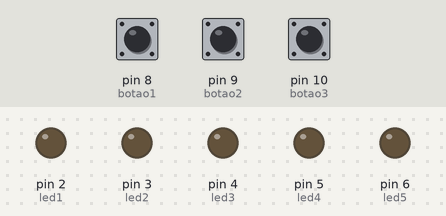
A sketch run on a simulated Arduino Uno, built with avr-gcc and run on an emulated ATmega328P. On the bench: output pins drawn as LEDs (lit = HIGH). The inputs (shaded band) are chosen by the test bench; at power-on: pin 8 (botao1) LOW, pin 9 (botao2) LOW, pin 10 (botao3) LOW.

Above: at 1.2 s.
1.3 s: pin 8 (botao1) pulled HIGH for 0.15 s
At 1.8 s:
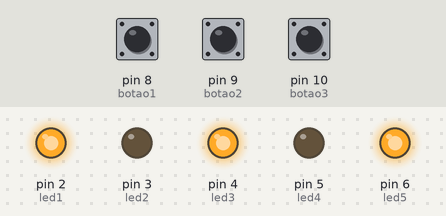
2.9 s: pin 9 (botao2) pulled HIGH for 0.15 s
At 4.1 s:
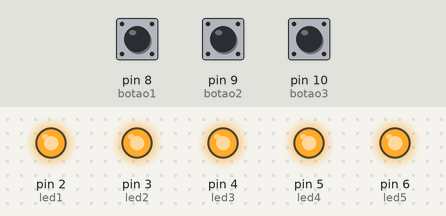
4.5 s: pin 10 (botao3) pulled HIGH for 0.15 s
At 5.4 s:
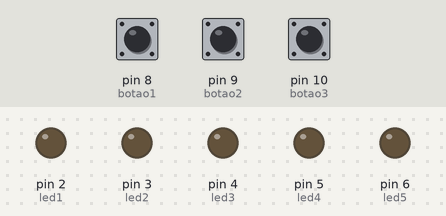
6.1 s: pin 9 (botao2) pulled HIGH for 1 s
At 6.6 s:
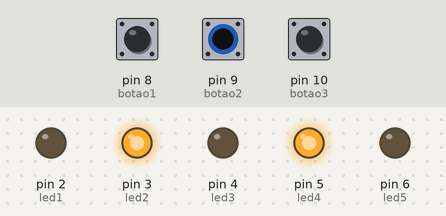
8.6 s: pin 8 (botao1) pulled HIGH for 1 s
At 9.7 s:
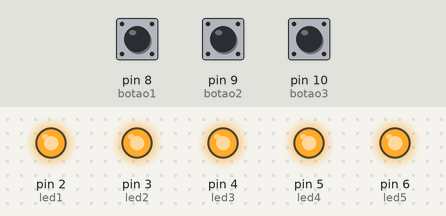
11.1 s: pin 8 (botao1) driven HIGH and pin 10 (botao3) driven HIGH
At 11.9 s:
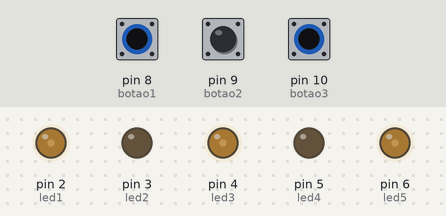
Timing chart, 0 to 13.6 s (numbered marks = the images above; inputs shaded):
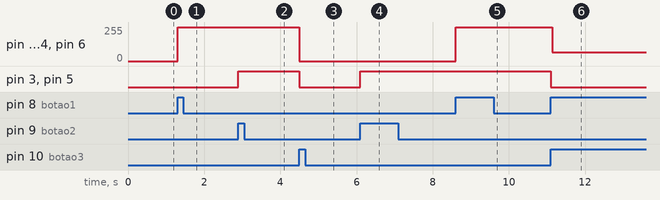

Measured:
- after the input at 1.3 s, pin 2 (led1), pin 4 (led3), pin 6 (led5): 0/255 → 255/255 at once
- after the input at 2.9 s, pin 3 (led2), pin 5 (led4): LOW → HIGH at once
- after the input at 4.5 s, pin 2 (led1), pin 4 (led3), pin 6 (led5): 255/255 → 0/255 at once; pin 3 (led2), pin 5 (led4): HIGH → LOW at once
- after the input at 6.1 s, pin 3 (led2), pin 5 (led4): LOW → HIGH at once
- after the input at 8.6 s, pin 2 (led1), pin 4 (led3), pin 6 (led5): 0/255 → 255/255 at once
- after the input at 11.1 s, pin 2 (led1), pin 4 (led3), pin 6 (led5): 255/255 → 65/255 at once; pin 3 (led2), pin 5 (led4): HIGH → LOW at once

The sketch:

codigo.ino
```cpp
const int botao1 = 8;
const int botao2 = 9;
const int botao3 = 10;
const int led1 = 2;
const int led2 = 3;
const int led3 = 4;
const int led4 = 5;
const int led5 = 6;

void setup()
{
  pinMode(botao1, INPUT);
  pinMode(botao2, INPUT);
  pinMode(botao3, INPUT);

  pinMode(led1, OUTPUT);
  pinMode(led2, OUTPUT);
  pinMode(led3, OUTPUT);
  pinMode(led4, OUTPUT);
  pinMode(led5, OUTPUT);
}

int valor1;
int valor2;
int valor3;

void loop()
{
 valor1 = digitalRead(botao1);
 valor2 = digitalRead(botao2);
 valor3 = digitalRead(botao3);

 if(valor1){
  digitalWrite(led1, HIGH);
  digitalWrite(led3, HIGH);
  digitalWrite(led5, HIGH);
 }
 if(valor2){
  digitalWrite(led2, HIGH);
  digitalWrite(led4, HIGH);
 }
 if(valor3){
  digitalWrite(led1, LOW);
  digitalWrite(led3, LOW);
  digitalWrite(led5, LOW);
  digitalWrite(led2, LOW);
  digitalWrite(led4, LOW);
 }
}
```
